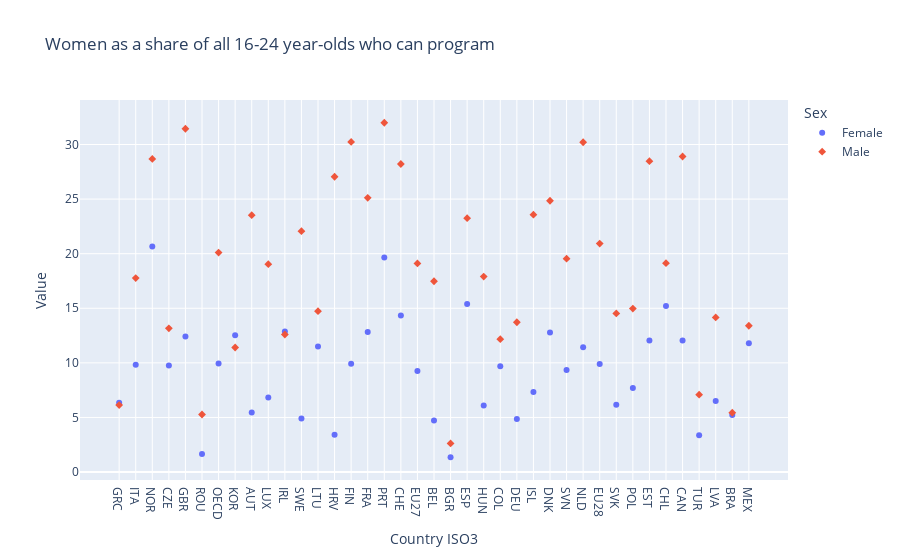

Write notebook code for a chart like this one.
### Markdown cell above
2. Start by making a simple scatter plot using the function `scatter`. We are going to differentiate the two categories (Female and Male) using the inputs `color` and `symbol` both set to the relevant column, in this case `Sex`.

### Code cell
fig = px.scatter(df, x="Country ISO3", y="Value", 
                 color="Sex", symbol="Sex",
                 title="Women as a share of all 16-24 year-olds who can program"
                )
fig.show()

### Figure 1 — Plotly figure (JSON) as saved in the notebook; plotly's stock layout.template omitted (floating-point values rounded to 4 significant figures)
{"data": [{"hovertemplate": "Sex=Female<br>Country ISO3=%{x}<br>Value=%{y}<extra></extra>", "legendgroup": "Female", "marker": {"color": "#636efa", "symbol": "circle"}, "mode": "markers", "name": "Female", "orientation": "v", "showlegend": true, "type": "scatter", "x": ["GRC", "ITA", "NOR", "CZE", "GBR", "ROU", "OECD", "KOR", "AUT", "LUX", "IRL", "SWE", "LTU", "HRV", "FIN", "FRA", "PRT", "CHE", "EU27", "BEL", "BGR", "ESP", "HUN", "COL", "DEU", "ISL", "DNK", "SVN", "NLD", "EU28", "SVK", "POL", "EST", "CHL", "CAN", "TUR", "LVA", "BRA", "MEX"], "xaxis": "x", "y": [6.34, 9.822, 20.66, 9.756, 12.41, 1.647, 9.936, 12.53, 5.443, 6.836, 12.87, 4.902, 11.51, 3.416, 9.912, 12.83, 19.65, 14.33, 9.255, 4.731, 1.356, 15.38, 6.092, 9.697, 4.856, 7.338, 12.79, 9.344, 11.42, 9.887, 6.156, 7.708, 12.06, 15.21, 12.04, 3.374, 6.502, 5.235, 11.79], "yaxis": "y"}, {"hovertemplate": "Sex=Male<br>Country ISO3=%{x}<br>Value=%{y}<extra></extra>", "legendgroup": "Male", "marker": {"color": "#EF553B", "symbol": "diamond"}, "mode": "markers", "name": "Male", "orientation": "v", "showlegend": true, "type": "scatter", "x": ["MEX", "SWE", "EU27", "LVA", "BGR", "CHE", "TUR", "ITA", "ROU", "FRA", "LTU", "HRV", "FIN", "COL", "IRL", "HUN", "DEU", "LUX", "GBR", "AUT", "POL", "DNK", "EST", "ISL", "GRC", "SVN", "ESP", "EU28", "KOR", "OECD", "BRA", "SVK", "NOR", "BEL", "CAN", "PRT", "CHL", "CZE", "NLD"], "xaxis": "x", "y": [13.4, 22.07, 19.11, 14.16, 2.623, 28.21, 7.085, 17.77, 5.27, 25.12, 14.74, 27.05, 30.23, 12.17, 12.6, 17.9, 13.72, 19.04, 31.44, 23.53, 14.97, 24.85, 28.47, 23.58, 6.135, 19.55, 23.25, 20.92, 11.41, 20.1, 5.43, 14.53, 28.68, 17.48, 28.9, 31.99, 19.13, 13.17, 30.21], "yaxis": "y"}], "layout": {"legend": {"title": {"text": "Sex"}, "tracegroupgap": 0}, "title": {"text": "Women as a share of all 16-24 year-olds who can program"}, "xaxis": {"anchor": "y", "domain": [0, 1], "title": {"text": "Country ISO3"}}, "yaxis": {"anchor": "x", "domain": [0, 1], "title": {"text": "Value"}}}}
